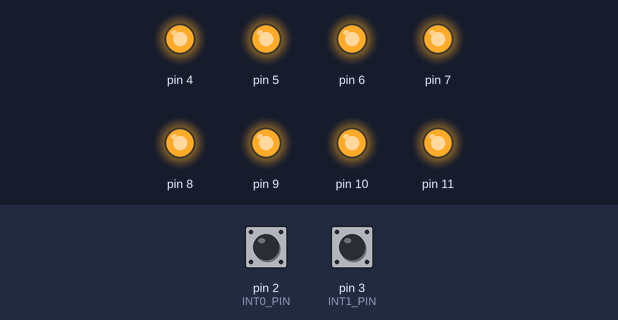
Recording of a sketch running on a simulated Arduino Uno, built with avr-gcc and run on an emulated ATmega328P. On the bench: output pins drawn as LEDs (lit = HIGH). Dashed ring = blinking. Inputs (shaded band) come from the test bench; at power-on: pin 2 (INT0_PIN) HIGH, pin 3 (INT1_PIN) HIGH.

Above: at 1.2 s.
1.3 s: pin 2 (INT0_PIN) pulled LOW for 0.15 s
At 1.66 s:
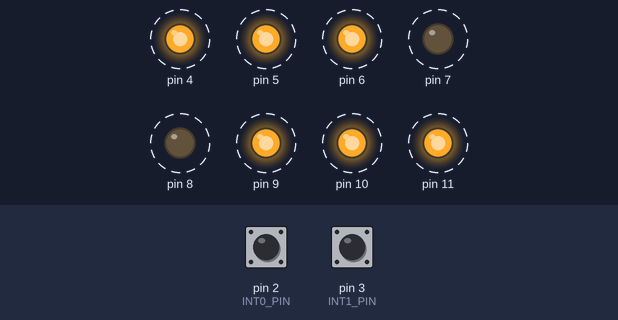
4.3 s: pin 3 (INT1_PIN) pulled LOW for 3.2 s
At 4.56 s:
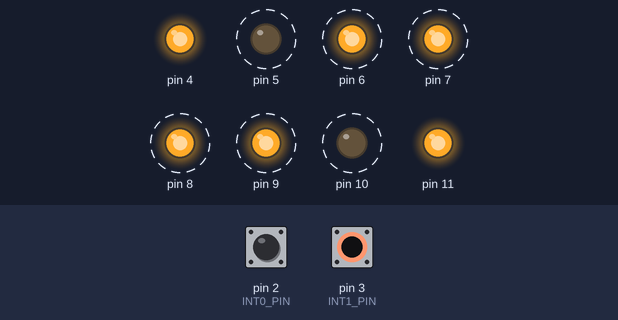
9.0 s: pin 2 (INT0_PIN) pulled LOW for 3.2 s
At 9.26 s:
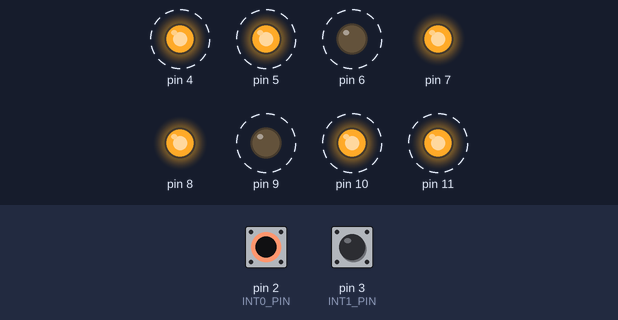
Timing chart, 0 to 14.1 s (numbered marks = the images above; inputs shaded):
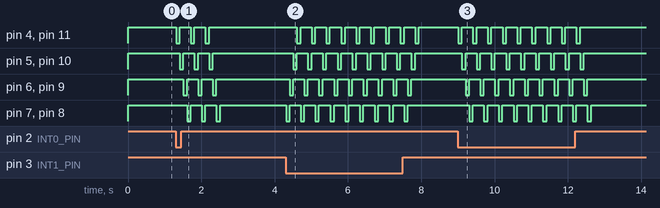

Measured:
- after the input at 1.3 s, pin 4: alternates HIGH for 0.30 s and LOW for 0.10 s, 6 changes in all, then stays HIGH, starting at once; pin 5: alternates HIGH for 0.30 s and LOW for 0.10 s, 6 changes in all, then stays HIGH, starting after 0.11 s
- after the input at 4.3 s, pin 4: alternates HIGH for 0.30 s and LOW for 0.10 s, 18 changes in all, then stays HIGH, starting after 0.31 s; pin 5: alternates HIGH for 0.30 s and LOW for 0.10 s, 18 changes in all, then stays HIGH, starting after 0.21 s
- after the input at 9.0 s, pin 4: alternates HIGH for 0.30 s and LOW for 0.10 s, 18 changes in all, then stays HIGH, starting at once; pin 5: alternates HIGH for 0.30 s and LOW for 0.10 s, 18 changes in all, then stays HIGH, starting after 0.11 s

The sketch:

code_check2_1.ino
```cpp
#include <avr/io.h>      // สำหรับการเข้าถึงรีจิสเตอร์ของ AVR
#include <util/delay.h>  // สำหรับการหน่วงเวลา

#define INT0_PIN PD2  // PIN 2 บน PORTD (INT0)
#define INT1_PIN PD3  // PIN 3 บน PORTD (INT1)

// ฟังก์ชันสำหรับการตั้งค่า PORT และ LED
void setup() {
  // ตั้งค่า PORTD และ PORTB เป็นเอาต์พุต
  DDRD = 0xF0;  // 4 บิตสูงของ PORTD เป็นเอาต์พุต, 4 บิตต่ำเป็นอินพุต
  DDRB = 0x0F;  // 4 บิตต่ำของ PORTB เป็นเอาต์พุต, 4 บิตสูงเป็นอินพุต

  // ตั้งค่าพอร์ตให้มีระดับสูง (LED ดับทุกดวง)
  PORTD = 0xFF;
  PORTB = 0xFF;
}

// ฟังก์ชันเพื่อทำให้ไฟวิ่งจากขอบนอกเข้าสู่ตรงกลาง
void led_run_in() {
  for (int i = 0; i < 3; i++) {
    for (int j = 0; j < 4; j++) {
      PORTD = ~(0x10 << j);  // กำหนด PORTD ให้มีบิตที่ตรงกันกับ LED ที่เปิด
      PORTB = ~(0x08 >> j);  // กำหนด PORTB ให้มีบิตที่ตรงกันกับ LED ที่เปิด
      delay(100);        // หน่วงเวลา 100 ms
    }
  }
  // ดับทุก LED
  PORTD = 0xFF;
  PORTB = 0xFF;
}

// ฟังก์ชันเพื่อทำให้ไฟวิ่งจากตรงกลางออกสู่ขอบนอก
void led_run_out() {
  for (int i = 0; i < 3; i++) {
    for (int j = 0; j < 4; j++) {
      PORTD = ~(0x80 >> j);  // กำหนด PORTD ให้มีบิตที่ตรงกันกับ LED ที่เปิด
      PORTB = ~(0x01 << j);  // กำหนด PORTB ให้มีบิตที่ตรงกันกับ LED ที่เปิด
      delay(100);        // หน่วงเวลา 100 ms
    }
  }
  // ดับทุก LED
  PORTD = 0xFF;
  PORTB = 0xFF;
}

void loop() {
  // ตรวจสอบการกดปุ่ม S1 และ S2 โดยการอ่านค่ารีจิสเตอร์
  if (!(PIND & (1 << INT0_PIN)) || !(PIND & (1 << INT1_PIN))) {
    delay(10);  // หน่วงเวลาเพื่อป้องกันการกระตุ้นซ้ำ (debouncing)

    // ตรวจสอบการกดปุ่ม S1
    if (!(PIND & (1 << INT0_PIN))) {
      led_run_in();  // เรียกใช้ฟังก์ชัน led_run_in
    }
    // ตรวจสอบการกดปุ่ม S2
    if (!(PIND & (1 << INT1_PIN))) {
      led_run_out();  // เรียกใช้ฟังก์ชัน led_run_out
    }
  }
}
```
